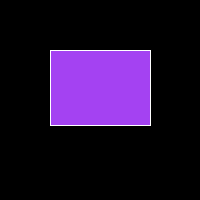
Frame 1 (no input)
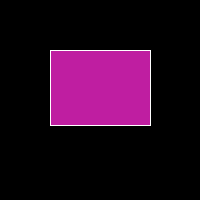
Frame 60 (the mouse pressed at the canvas centre just before this capture)
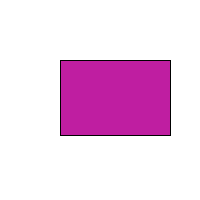
Frame 120 (the mouse held since frame 60 and released just before this capture)

The Processing sketch that drew these frames (run headless with seeded random() and noise(); from frame 60 on, the mouse is pressed at the canvas centre):

// Processing sketch: processing_168044
// ── processing_168044.pde

// Markús S.
boolean button = false;

int x = 50;
int y = 50;
int w = 100;
int h = 75;
float R;
float G;
float B;

void setup() {
  size(200,200); 
}

void draw() {
  if (button) {
    background(255);
    stroke(0);
  } else {
    background(0);
    stroke(255);
      R = random(255);
  G = random(255);
  B = random(255);
    fill(R,G,B);
  }

  rect(x,y,w,h);
}

void mousePressed() {
  if (mouseX > x && mouseX < x+w && mouseY > y && mouseY < y+h) {
    button = !button;
    x=x+10;
    w=w+10;
    y=y+10;
  }  else {
    x=x-10;
    w=w-10;
    y=y-10;
  }
}
